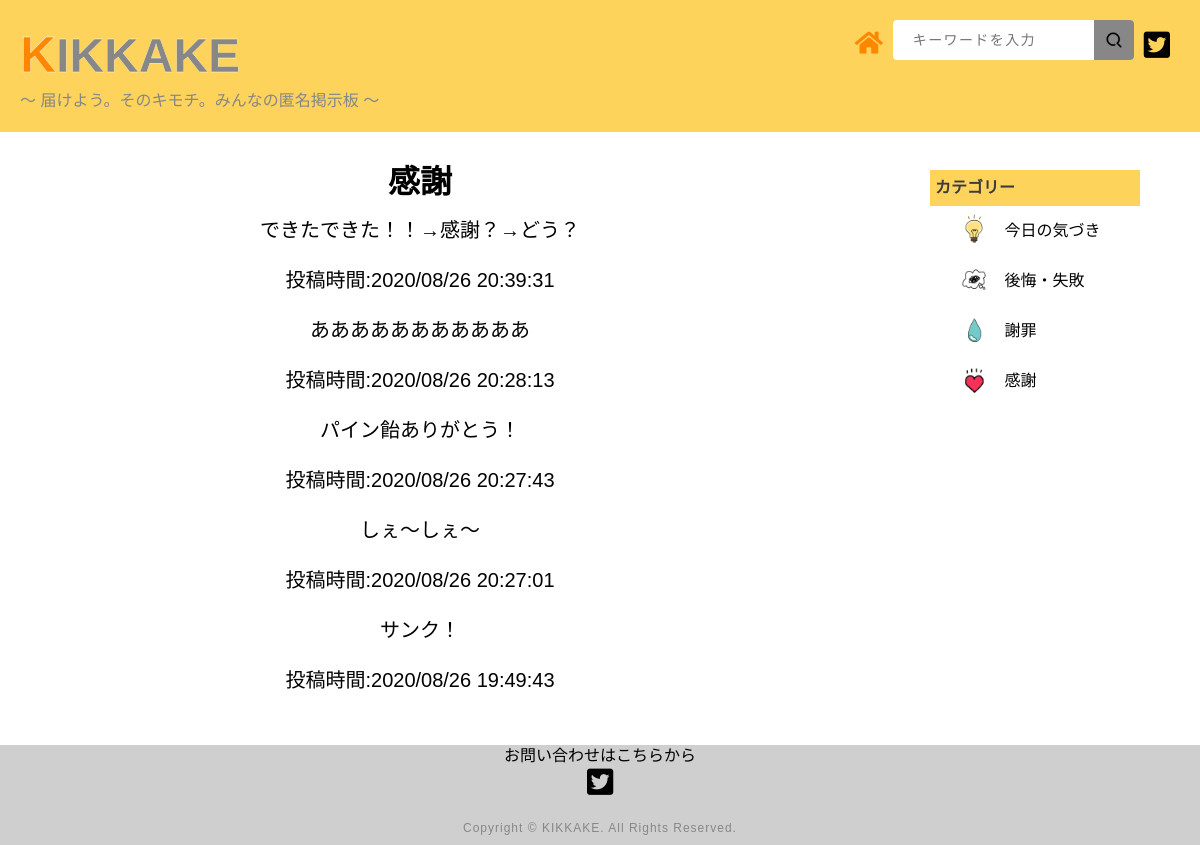
The page /page_4 on the database its author committed.
### tables this page shows
CREATE TABLE "k_posts" (
	"id"	INTEGER,
	"user_id"	INTEGER,
	"comment"	TEXT,
	"del_flag"	INTEGER DEFAULT 0,
	"time"	TEXT,
	"cat_id"	INTEGER,
	PRIMARY KEY("id" AUTOINCREMENT)
);

### app.py (the view)
@app.route('/page_4')
def page_4():
    conn = sqlite3.connect('k_post.db')
    c = conn.cursor()
    c.execute("select id, comment, time from k_posts where cat_id = 4 order by time desc")
    comment_list = []
    for row in c.fetchall():
        comment_list.append({"id": row[0], "comment": row[1], "time":row[2]})
    c.close()
    return render_template('page_4.html' , comment_list = comment_list)

### templates/page_4.html
{% extends 'base.html' %}
{% block main %}
<div class="main_wrapper">
    <div class="container">
        <div id= "borderbox" class="main">
            <h1>感謝</h1>
            {% for item in comment_list %}
                <div class="page_4_content">
                    <p>{{item["comment"]}}</p>
                    <p>投稿時間:{{item["time"]}}</p>
                </div>
            {% endfor %}
        </div>
    </div>
    <div class="side">
        <div class="side_inner">
            <div class="category">
                <h4 class="side_title">
                <span class="side_title_inner">カテゴリー</span>
                </h4>
                <ul class="cat_item">
                <li class="cat_item_1">
                    <img src="../static/img/今日の気づき（電球）.png" class="cat_item_1 cat_img cat">
                    <a class="cat" href="/page_1">今日の気づき</a>
                </li>
                <li class="cat_item_2">
                    <img src="../static/img/後悔・失敗（・・・）.png" class="cat_item_2 cat_img cat">
                    <a class="cat" href="/page_2">後悔・失敗</a>
                </li>
                <li class="cat_item_3">
                    <img src="../static/img/謝罪　しずく.png" class="cat_item_3 cat_img cat">
                    <a class="cat" href="/page_3">謝罪</a>
                </li>
                <li class="cat_item_4">
                    <img src="../static/img/感謝（いいね、ハート）.png" class="cat_item_4 cat_img cat">
                    <a class="cat" href="/page_4">感謝</a>
                </li>
                </ul>
            </div>
        </div>
    </div>
</div>
{% endblock %}

### static/CSS/kikkake.css (style rules this page uses)
html { overflow-y: scroll; }
body, h1, h2, h3, h4, h5, p, ul, ol, li, dl, dt, dd { margin: 0px; padding: 0px; }
body { background: #fff; font-size: 16px; line-height: 1.4; min-width: 100%; -webkit-text-size-adjust: 100%; }
li { list-style: none; }
a { outline: none; color: inherit; text-decoration: none; }
img { border: 0px; vertical-align: bottom; }
body { font-family: "Noto Sans Japanese", "ヒラギノ角ゴ Pro W3", "Hiragino Kaku Gothic Pro", "ヒラギノ角ゴ ProN W3", "Hiragino Kaku Gothic ProN", "游ゴシック", YuGothic, "メイリオ", "Meiryo", "HGPｺﾞｼｯｸM", "Osaka", "ＭＳ Ｐゴシック", sans-serif, Century Gothic, Arial; }
.container { display: block; padding: 30px 0; width: 70%; margin-right: 20px; }
.main { text-align: center; width: auto; height: auto; margin : 0 20px; }
#contentbox, #borderbox { padding: 10px 0; height: auto }
#borderbox div { box-sizing: border-box; }
.side { position: fixed; top: 0; right: 0; margin-top: 120px; width: 250px; padding: 30px 40px; }
.category { padding: 20px 20px; height: 100vh; }
.side_title { background-color: #fdd35c; color: rgb(59, 59, 59); padding: 7px 5px; }
.cat_img { height: 50px; width: 50px; }
.cat { vertical-align: middle; }
.cat_item li { text-align: left; padding-left: 20px; }
.container p { font-size: 20px; line-height: 50px; }

### static/CSS/kikkake_sp.css (style rules this page uses)
html { overflow-y: scroll; }
body, h1, h2, h3, h4, h5, p, ul, ol, li, dl, dt, dd { margin: 0px; padding: 0px; }
body { background: #fff; text-align: center; font-size: 16px; line-height: 1.4; min-width: 100%; -webkit-text-size-adjust: 100%; }
li { list-style: none; }
a { outline: none; color: inherit; text-decoration: none; }
img { border: 0px; vertical-align: bottom; }
body { font-family: "Noto Sans Japanese", "ヒラギノ角ゴ Pro W3", "Hiragino Kaku Gothic Pro", "ヒラギノ角ゴ ProN W3", "Hiragino Kaku Gothic ProN", "游ゴシック", YuGothic, "メイリオ", "Meiryo", "HGPｺﾞｼｯｸM", "Osaka", "ＭＳ Ｐゴシック", sans-serif, Century Gothic, Arial; }
.cat { display: inline-block; }
.cat_img { height: 35px; width: 35px; }
.cat_item { text-align: left; }
img { width: 100%; height: auto; display: block; }
.container { max-width: 1200px; margin: 0 auto; padding-bottom: 20px; }
.container h1 { font-size: 40px; line-height: 50px; font-weight: 200; }
.side { display:none; }

### rows shown on the page
k_posts: comment "できたできた！！→感謝？→どう？", time "2020/08/26 20:39:31"
k_posts: comment "あああああああああああ", time "2020/08/26 20:28:13"
k_posts: comment "パイン飴ありがとう！", time "2020/08/26 20:27:43"
k_posts: comment "しぇ～しぇ～", time "2020/08/26 20:27:01"
k_posts: comment "サンク！", time "2020/08/26 19:49:43"
